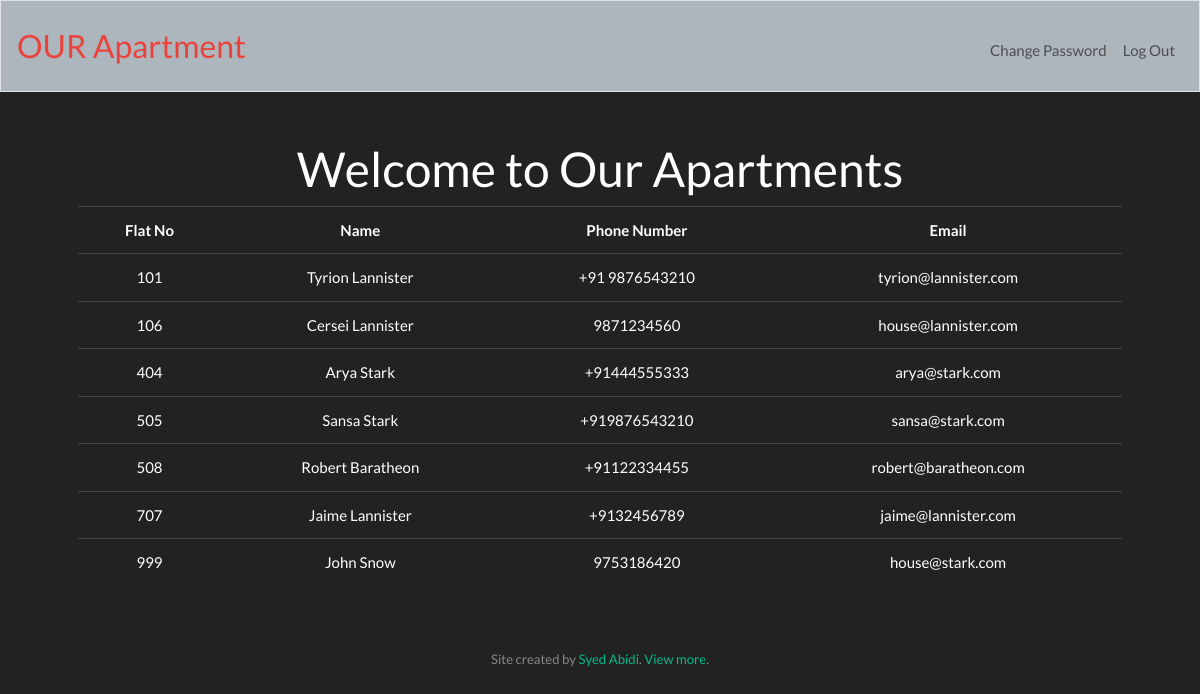
The app's page /directory (signed in) with its own data.
### tables this page shows
CREATE TABLE residents ( flat int NOT NULL, name varchar(255) NOT NULL, hash text, email varchar(255), area int, 'number' varchar(15), PRIMARY KEY (flat) );

### application.py (the view)
@app.route("/directory")
@login_required
def directory():
    rows = db.execute("SELECT * FROM residents WHERE flat > 100 ORDER BY flat ASC")
    return render_template("directory.html", rows=rows)

### application.py (called while the page is built)
@app.after_request
def after_request(response):
    response.headers["Cache-Control"] = "no-cache, no-store, must-revalidate"
    response.headers["Expires"] = 0
    response.headers["Pragma"] = "no-cache"
    return response

### helpers.py (called while the page is built)
def login_required(f):
    @wraps(f)
    def decorated_function(*args, **kwargs):
        if session.get("user_id") is None:
            return redirect("/login")
        return f(*args, **kwargs)
    return decorated_function

### templates/directory.html (shortened to what this page needs)
{% extends "layout.html" %}
{% block main %}
        <h1>Welcome to Our Apartments</h1>
        <table class="table">
          <tr>
            <th>Flat No</th>
            <th>Name</th>
            <th>Phone Number</th>
            <th>Email</th>
          </tr>
        {% for row in rows %}
          <tr>
            <td>{{ row.flat }}</td>
            <td>{{ row.name }}</td>
            <td>{{ row.number }}</td>
            <td>{{ row.email }}</td>
          </tr>
        {% endfor %}
        </table>
{% endblock %}

### templates/layout.html (shortened to what this page needs)
<!DOCTYPE html>
<html lang="en">
    <head>
        <link href="https://bootswatch.com/4/darkly/bootstrap.min.css" rel="stylesheet">
        <link href="/static/styles.css" rel="stylesheet">
    </head>
    <body>
        <nav class="navbar navbar-expand-md navbar-light bg-light border">
            <a class="navbar-brand" href="/"><span class="red">OUR </span><span class="red">Apartment</span></a>
            <div class="collapse navbar-collapse" id="navbar">
                {% if session.user_id %}
                    <ul class="navbar-nav ml-auto mt-2">
                        <li class="nav-item"><a class="nav-link" href="/change_password">Change Password</a></li>
                        <li class="nav-item"><a class="nav-link" href="/logout">Log Out</a></li>
                    </ul>
                {% else %}
                    <ul class="navbar-nav ml-auto mt-2">
                        <li class="nav-item"><a class="nav-link" href="/register">Register</a></li>
                        <li class="nav-item"><a class="nav-link" href="/login">Log In</a></li>
                    </ul>
                {% endif %}
            </div>
        </nav>
        <main class="container p-5">
            {% block main %}{% endblock %}
        </main>
        <footer class="small text-center text-muted">
            Site created by <a href="https://ausafabidi.wordpress.com">Syed Abidi</a>. <a href="http://en.gravatar.com/ausafabidi">View more</a>.
        </footer>
    </body>
</html>

### static/styles.css (style rules this page uses)
nav .navbar-brand { font-size: xx-large; }
nav .navbar-brand .red { color: #ea433b; }
main { overflow-x: auto; text-align: center; }

### records on screen
residents: flat "101", name "Tyrion Lannister", number "+91 9876543210", email "tyrion@lannister.com"
residents: flat "106", name "Cersei Lannister", number "9871234560", email "house@lannister.com"
residents: flat "404", name "Arya Stark", number "+91444555333", email "arya@stark.com"
residents: flat "505", name "Sansa Stark", number "+919876543210", email "sansa@stark.com"
residents: flat "508", name "Robert Baratheon", number "+91122334455", email "robert@baratheon.com"
residents: flat "707", name "Jaime Lannister", number "+9132456789", email "jaime@lannister.com"
residents: flat "999", name "John Snow", number "9753186420", email "house@stark.com"
